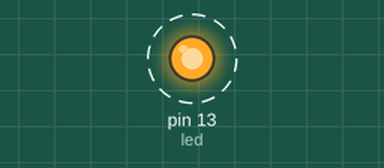
This sketch was run on a simulated Arduino Uno, built with avr-gcc and run on an emulated ATmega328P. Shown: output pins drawn as LEDs (lit = HIGH). Dashed ring = blinking.

Above: at 0.1 s.
Timing chart, 0 to 40.0 s (numbered marks = the images above):
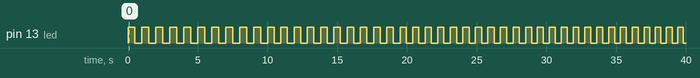

The sketch:

Exercise_3c.ino
```cpp
/*  Arduino learning
 *  Exercise #3c
 *
 */

int led = 13;  //define onboard LED on pin 13 as a global variable
int startDelay = 500; //declares an int variable and assigns value 500
//int longDelay = 5000; //declares an int for the long delay
int blinkCycles = 10; //how many times should the light blink each cycle
int delayStep = 25;   //how many 25 to subtract each cycle
void setup()
{
  pinMode(led,OUTPUT);  //sets I/O 13 into output mode
}

void loop()
{
  for(int i = startDelay; i > 0; i = i - delayStep) //outer loop counts down the delay length
    for(int x = 0; x < blinkCycles; x++)        //inner loop controls the blink cycles
    {
      blinkonce(led,i);
    }

}

void blinkonce(int ledPin, int delayLength)   //one cycle of on/off of equal times
{
  digitalWrite(ledPin,HIGH);
  delay(delayLength);
  digitalWrite(ledPin,LOW);
  delay(delayLength);
}
```

Measured:
- by itself, pin 13 (led): alternates HIGH for 0.45 s and LOW for 0.45 s
